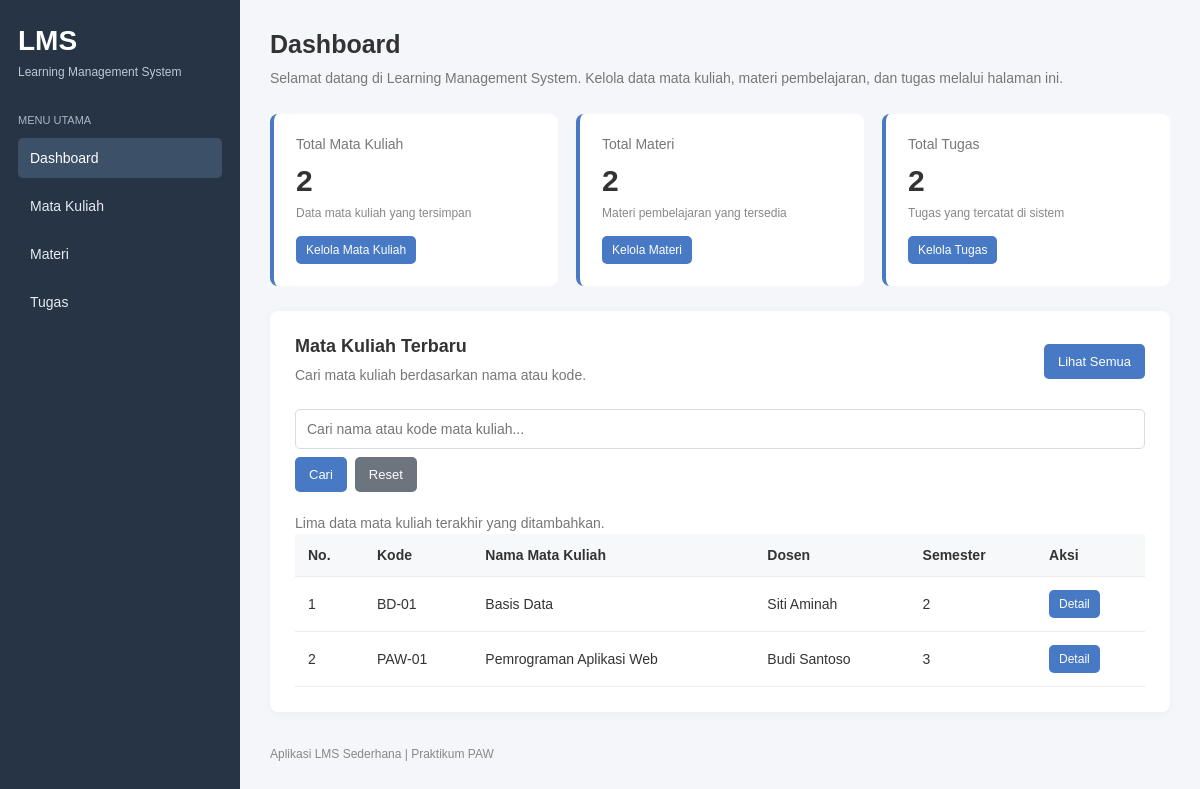
The page / on the database its author committed.
### tables this page shows
CREATE TABLE mata_kuliah (
    id INT UNSIGNED AUTO_INCREMENT PRIMARY KEY,
    kode VARCHAR(20) NOT NULL UNIQUE,
    nama VARCHAR(100) NOT NULL,
    dosen VARCHAR(100) NOT NULL,
    semester TINYINT UNSIGNED NOT NULL,
    CHECK (semester BETWEEN 1 AND 14)
);

### index.php (the view, shortened to what this page needs)
<?php
require_once 'koneksi.php';
$queryMataKuliah = $conn->query("SELECT COUNT(*) AS total FROM mata_kuliah");
$totalMataKuliah = $queryMataKuliah->fetch_assoc()['total'];
$queryMateri = $conn->query("SELECT COUNT(*) AS total FROM materi");
$totalMateri = $queryMateri->fetch_assoc()['total'];
$queryTugas = $conn->query("SELECT COUNT(*) AS total FROM tugas");
$totalTugas = $queryTugas->fetch_assoc()['total'];
$cari = trim($_GET['cari'] ?? '');
if ($cari !== '') {
    $stmt = $conn->prepare(
        "SELECT id, kode, nama, dosen, semester
         FROM mata_kuliah
         WHERE nama LIKE ? OR kode LIKE ?
         ORDER BY id DESC"
    );
    $keyword = "%" . $cari . "%";
    $stmt->bind_param("ss", $keyword, $keyword);
    $stmt->execute();
    $dataMataKuliah = $stmt->get_result();
} else {
    $dataMataKuliah = $conn->query(
        "SELECT id, kode, nama, dosen, semester
         FROM mata_kuliah
         ORDER BY id DESC
         LIMIT 5"
    );
}
function h($nilai) {
    return htmlspecialchars((string) $nilai, ENT_QUOTES, 'UTF-8');
}
?>
<!DOCTYPE html>
<html lang="id">
<head>
    <link rel="stylesheet" href="style.css">
</head>
<body>
<div class="app-layout">
    <aside class="sidebar">
        <div class="logo">LMS</div>
        <p class="logo-description">Learning Management System</p>
        <p class="nav-title">MENU UTAMA</p>
       <nav class="nav-menu">
    <a href="index.php" class="active">Dashboard</a>
    <a href="matakuliah_index.php">Mata Kuliah</a>
    <a href="materi_index.php">Materi</a>
    <a href="tugas_index.php">Tugas</a>
</nav>
    </aside>
    <main class="main-content">
        <header class="topbar">
            <h1 class="page-title">Dashboard</h1>
            <p class="page-description">
                Selamat datang di Learning Management System.
                Kelola data mata kuliah, materi pembelajaran, dan tugas
                melalui halaman ini.
            </p>
        </header>
        <section class="stats-grid">
            <div class="stat-card">
                <p class="stat-label">Total Mata Kuliah</p>
                <h2 class="stat-number">
                    <?= h($totalMataKuliah) ?>
                </h2>
                <p class="stat-description">
                    Data mata kuliah yang tersimpan
                </p>
                <br><a href="matakuliah_index.php" class="btn btn-sm">
                    Kelola Mata Kuliah
                </a>
            </div>
            <div class="stat-card">
                <p class="stat-label">Total Materi</p>
                <h2 class="stat-number">
                    <?= h($totalMateri) ?>
                </h2>
                <p class="stat-description">
                    Materi pembelajaran yang tersedia
                </p>
                <br>
                <a href="materi_index.php" class="btn btn-sm">
                    Kelola Materi
                </a>
            </div>
            <div class="stat-card">
                <p class="stat-label">Total Tugas</p>
                <h2 class="stat-number">
                    <?= h($totalTugas) ?>
                </h2>
                <p class="stat-description">
                    Tugas yang tercatat di sistem
                </p>
                <br>
                <a href="tugas_index.php" class="btn btn-sm">
                    Kelola Tugas
                </a>
            </div>
        </section>
        <section class="content-card">
            <div class="section-header">
                <div>
                    <h2 class="section-title">Mata Kuliah Terbaru</h2>
                    <p class="section-description">
                        Cari mata kuliah berdasarkan nama atau kode.
                    </p>
                </div>
                <a href="matakuliah_index.php" class="btn">
                    Lihat Semua
                </a>
            </div>
            <form method="GET" action="index.php"
                style="display: flex; gap: 8px; margin-bottom: 20px; flex-wrap: wrap;">
                <input type="text"
                    name="cari"
                    class="form-control"
                    placeholder="Cari nama atau kode mata kuliah..."
                    value="<?= h($cari) ?>">
                <button type="submit" class="btn">Cari</button>
                <a href="index.php" class="btn btn-secondary">Reset</a>
            </form>
            <?php if ($cari === ''): ?>
                <p class="section-description">
                    Lima data mata kuliah terakhir yang ditambahkan.
                </p>
            <?php else: ?>
                <p class="section-description">
                    Hasil pencarian untuk: <?= h($cari) ?>
                </p>
            <?php endif; ?>
    <div class="table-wrapper">
            <div class="table-wrapper">
                <table class="data-table">
                    <thead>
                        <tr>
                            <th>No.</th>
                            <th>Kode</th>
                            <th>Nama Mata Kuliah</th>
                            <th>Dosen</th>
                            <th>Semester</th>
                            <th>Aksi</th>
                        </tr>
                    </thead>
                    <tbody>
                        <?php if ($dataMataKuliah && $dataMataKuliah->num_rows > 0): ?>
                            <?php $no = 1; ?>
                            <?php while ($row = $dataMataKuliah->fetch_assoc()): ?>
                                <tr>
                                    <td><?= $no++ ?></td>
                                    <td><?= h($row['kode']) ?></td>
                                    <td><?= h($row['nama']) ?></td>
                                    <td><?= h($row['dosen']) ?></td>
                                    <td><?= h($row['semester']) ?></td>
                                    <td><a href="matakuliah_detail.php?id=<?= $row['id'] ?>"
                                        class="btn btn-sm">Detail</a></td>
                                </tr>
                            <?php endwhile; ?>
                        <?php endif; ?>
                    </tbody>
                </table>
            </div>
        </section>
        <footer class="footer">
            <p>Aplikasi LMS Sederhana | Praktikum PAW</p>
        </footer>
    </main>
</div>
</body>
</html>

### style.css (style rules this page uses)
* { margin: 0; padding: 0; box-sizing: border-box; }
body { font-family: Arial, sans-serif; background: #f4f6f9; color: #333; font-size: 14px; }
a { text-decoration: none; color: inherit; }
.app-layout { display: flex; min-height: 100vh; }
.sidebar { width: 240px; background: #263445; color: white; padding: 25px 18px; }
.logo { font-size: 28px; font-weight: bold; }
.logo-description { color: #bdc8d5; font-size: 12px; margin: 8px 0 35px; }
.nav-title { font-size: 11px; color: #aab6c4; margin-bottom: 12px; }
.nav-menu { display: flex; flex-direction: column; gap: 8px; }
.nav-menu a { padding: 12px; border-radius: 5px; color: #e6ebf1; }
.nav-menu a:hover, .nav-menu a.active { background: #3c5068; color: white; }
.main-content { flex: 1; min-width: 0; padding: 30px; }
.topbar { margin-bottom: 25px; }
.page-title { font-size: 25px; margin-bottom: 8px; }
.page-description, .section-description { color: #777; line-height: 1.6; }
.content-card { background: white; padding: 25px; border-radius: 8px; box-shadow: 0 2px 8px #0000000a; margin-bottom: 25px; }
.section-header { display: flex; justify-content: space-between; align-items: center; gap: 15px; flex-wrap: wrap; margin-bottom: 22px; }
.section-title { font-size: 18px; margin-bottom: 7px; }
.stats-grid { display: grid; grid-template-columns: repeat(3, minmax(0, 1fr)); gap: 18px; margin-bottom: 25px; }
.stat-card { background: white; padding: 22px; border-radius: 8px; border-left: 4px solid #4779c4; }
.stat-label { color: #777; margin-bottom: 12px; }
.stat-number { font-size: 30px; font-weight: bold; margin-bottom: 8px; }
.stat-description { color: #888; font-size: 12px; }
.btn { display: inline-block; border: none; border-radius: 5px; padding: 10px 14px; background: #4779c4; color: white; font-size: 13px; cursor: pointer; text-align: center; }
.btn-secondary { background: #6c757d; }
.btn-sm { padding: 7px 10px; font-size: 12px; }
.table-wrapper { width: 100%; overflow-x: auto; }
.data-table { width: 100%; border-collapse: collapse; background: white; }
.data-table th, .data-table td { padding: 13px; border-bottom: 1px solid #e8ebef; text-align: left; vertical-align: middle; }
.data-table th { background: #f7f8fa; font-weight: bold; white-space: nowrap; }
.form-control { width: 100%; padding: 11px; border: 1px solid #d6dce4; border-radius: 5px; font-family: inherit; font-size: 14px; background: white; }
.footer { color: #888; font-size: 12px; padding: 10px 0; }

### rows shown on the page
mata_kuliah: kode "BD-01", nama "Basis Data", dosen "Siti Aminah", semester "2"
mata_kuliah: kode "PAW-01", nama "Pemrograman Aplikasi Web", dosen "Budi Santoso", semester "3"

### other values the page prints
$totalMataKuliah "2"
$totalMateri "2"
$totalTugas "2"
